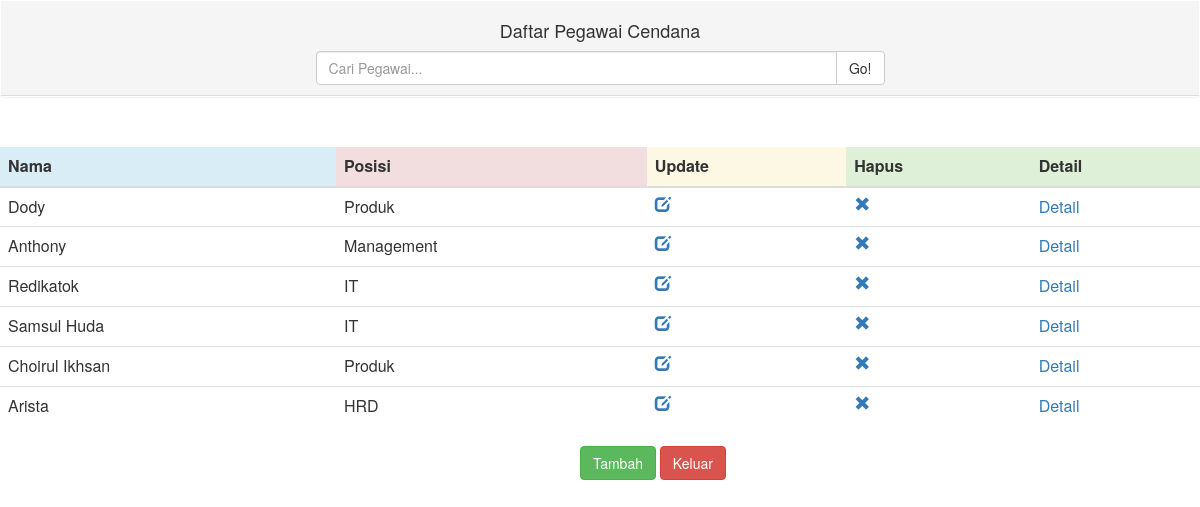
Screenshot of /crud/EDIT.php (signed in) with the database file from the repository.
### tables this page shows
CREATE TABLE IF NOT EXISTS `pegawai` (
  `id_pegawai` varchar(255) DEFAULT NULL,
  `nama` varchar(255) DEFAULT NULL,
  `telp` varchar(255) DEFAULT NULL,
  `kota_asal` int(11) DEFAULT NULL,
  `jenis_kelamin` int(1) DEFAULT NULL,
  `id_posisi` varchar(255) DEFAULT NULL,
  `status` int(1) DEFAULT NULL
);

CREATE TABLE IF NOT EXISTS `posisi` (
  `id_posisi` varchar(50) DEFAULT NULL,
  `nama` varchar(50) DEFAULT NULL
);

### crud/EDIT.php (the view, shortened to what this page needs)
<?php session_start();
if(isset($_SESSION['userdata'])) :
$sql = "select pegawai.id_pegawai as id, pegawai.nama as nama_pegawai, posisi.nama as nama_posisi
from pegawai, posisi
where pegawai.id_posisi=posisi.id_posisi";
$result = mysql_query($sql);
?>
<link rel="stylesheet" href="../css/bootstrap.css">
<!DOCTYPE html>
<html>
<body>
  <div class="panel panel-default">
  <div class="panel-heading"><center><h4>Daftar Pegawai Cendana</h4>
<div class ="row">
<form action ="EDIT.php" method="GET">
  <div  class=" col-lg-offset-3 col-lg-6">
    <div class="input-group">
      <input type="text" name="q" value="<?php echo $_GET['q'] ?>" class="form-control" placeholder="Cari Pegawai...">
      <span class="input-group-btn">
        <button class="btn btn-default" type="submit" value="search">Go!</button>
      </span>
    </div>
  </div>
</div>
</div>
  </div>
  <div class="panel-body">
  </div>
  <table class="table">
    <thead>
		<tr>
			<th class="info">Nama</th>
			<th class="danger">Posisi</th>
			<th class="warning">Update</th>
			<th class="success">Hapus</th>
			<th class="success">Detail</th>
		</tr>
	</thead>
	<tbody>
	<?php while ($data = mysql_fetch_array($result)) { ?>
		<tr>
			<td><?php echo $data['nama_pegawai']; ?></td>
			<td><?php echo $data['nama_posisi']; ?></td>
			<td><a href="update.php?id=<?php echo
			$data ['id']?>"><span class="glyphicon glyphicon-edit"></span></a></td>
			<td><a href="delete.php?id=<?php echo
			$data ['id']?>"><span class="glyphicon glyphicon-remove"></span></a></td>
			<td><a href="detail.php?id=<?php echo
			$data ['id']?>">Detail</a></td>
		</tr>
		<?php } ?>
  </table>
<div class="tambahData">
	<button type="button" class="btn btn-primary btn-success"> <a href="tambah.php">Tambah</button></a>
	<button  type="button" class="btn btn-primary btn-danger"><a href="../logout.php">Keluar</button></a>
</div>
<?php else : ?>
	HARAP LOGIN DAHULU.<a href="../index.php">Kembali</a>
<?php endif;  ?>
</body>
</html>

### rows the page displays
pegawai: nama "Dody", id_posisi.nama "Produk"
pegawai: nama "Anthony", id_posisi.nama "Management"
pegawai: nama "Redikatok", id_posisi.nama "IT"
pegawai: nama "Samsul Huda", id_posisi.nama "IT"
pegawai: nama "Choirul Ikhsan", id_posisi.nama "Produk"
pegawai: nama "Arista", id_posisi.nama "HRD"
